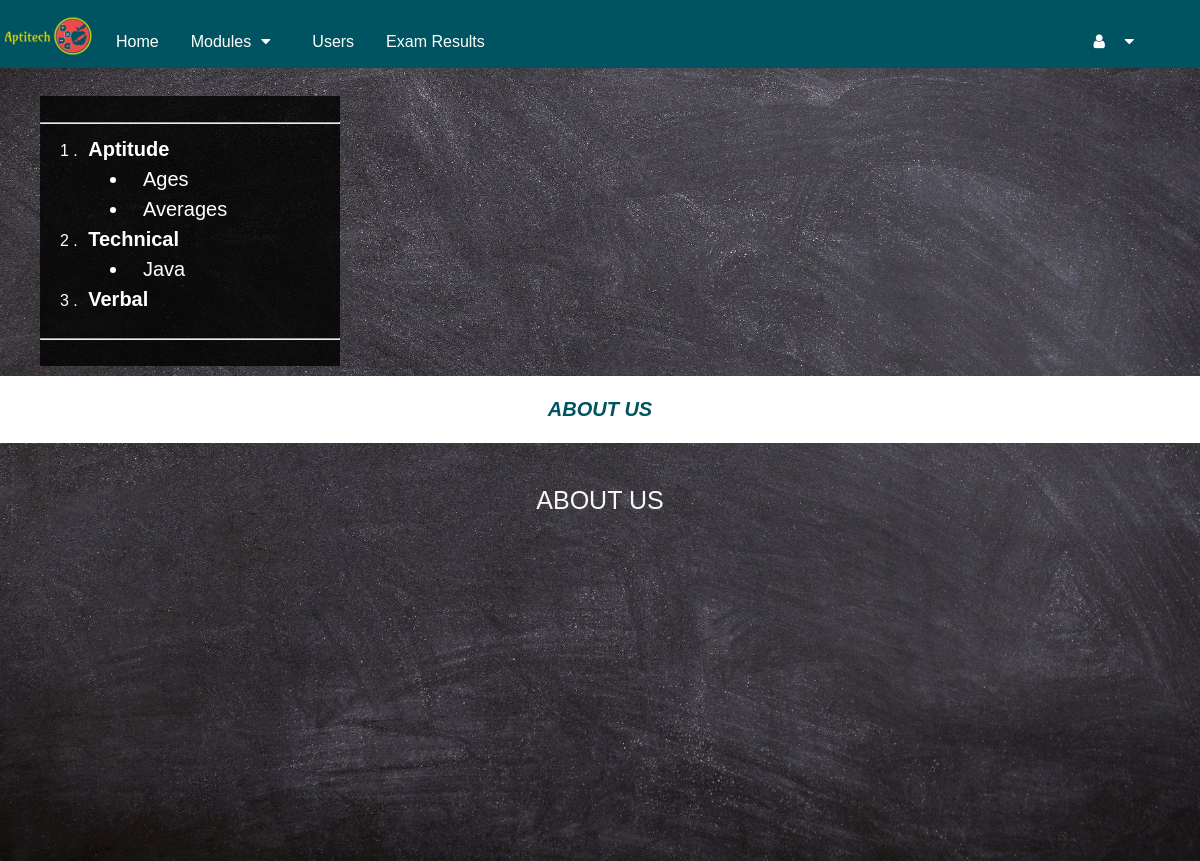
Page /Admin/adminHomePage.php on the committed database.
### tables this page shows
CREATE TABLE `category` (
  `cat_id` int(200) NOT NULL,
  `cat_name` varchar(50) NOT NULL
);

CREATE TABLE `topic` (
  `topic_id` int(200) NOT NULL,
  `cat_id` int(200) NOT NULL,
  `topic_name` varchar(50) NOT NULL,
  `max_time` int(100) NOT NULL,
  `intro_name` varchar(200) NOT NULL,
  `intro_type` varchar(200) NOT NULL,
  `introduction` blob NOT NULL,
  `no_of_questions` int(200) NOT NULL
);

### Admin/adminHomePage.php (the view, shortened to what this page needs)
<?php
include 'navbar.php';
?>
<!DOCTYPE html>
<html>
  <head>
    <link rel="stylesheet" href="https://cdnjs.cloudflare.com/ajax/libs/font-awesome/4.7.0/css/font-awesome.min.css">
    <link rel="stylesheet" href="CSS/adminHomePageStyle.css">
  </head>
  <body style="background-image: url('Images/c.jpg');">
    <?php
    $conn=mysqli_connect("localhost","root","","aptitech");
    $check1="SELECT * FROM category";
    $result1=mysqli_query($conn,$check1);
    $num1=mysqli_num_rows($result1);
      if($num1>0)
      {
        $x=1;
        echo "<div class='bgimg-2'><div class='row'><br><div class='column'><div class='list'><br><hr>";
        while ($value1=$result1->fetch_assoc())
         {
            echo "<form class='available' action='' method='POST'>".$x." . <input type='submit' style='font-weight:bold' value=".$value1["cat_name"]." name='category'></form>";
            $id=$value1["cat_id"];
            $check2="SELECT * FROM topic WHERE cat_id='$id'";
            $result2=mysqli_query($conn,$check2);
            $num2=mysqli_num_rows($result2);
            if($num2>0)
            {
              while ($value2=$result2->fetch_assoc())
               {
                  echo "<form class='available' action='' method='POST'><li><input type='submit' name='topic' value=".$value2["topic_name"]."></li></form>";
                }
            }
            $x++;
        }
      }
      echo "<br><hr><br></div></div>";
    ?>
  </div>
    <div class="stat">
     <p align="center">ABOUT US</p>
    </div>
    <div class='bgimg-2'><br>
      <p align="center" class="about">ABOUT US</p>
    </div>
    <br>
  </body>
</html>

### Admin/CSS/adminHomePageStyle.css (style rules this page uses)
body { margin: 0; font-family: Arial, Helvetica, sans-serif; background-color: white; }
.stat { color: #777; background-color:white; text-align:center; padding:2px 40px; text-align: justify; }
.stat p { font-style: italic; font-weight: bold; font-size: 20px; color: #005461; }
.about { background-color:transparent; font-size:25px; color: #f7f7f7; }
.available { padding-left:20px; padding-top:5px; }
.list { background-color: rgba(0,0,0,0.8); width: 300px; margin-left: 30px; color: white; }
.list input { font-size: 20px; color: white; background-color: rgba(255,0,0,0.0); border-style: none; }
.list li { font-style: italic; font-size: 20px; padding-left: 50px; color: white; }
.column { float: left; padding: 10px; }
.row:after { content: ""; display: table; clear: both; }
.bgimg-2 { position: relative; background-attachment: fixed; background-position: center; background-repeat: no-repeat; background-size: cover; }
.bgimg-2 { background-image: url("Images/c.jpg"); min-height: 400px; }

### rows in the picture
category: category "Aptitude"
topic: topic "Ages"
topic: topic "Averages"
category: category "Technical"
topic: topic "Java"
category: category "Verbal"
